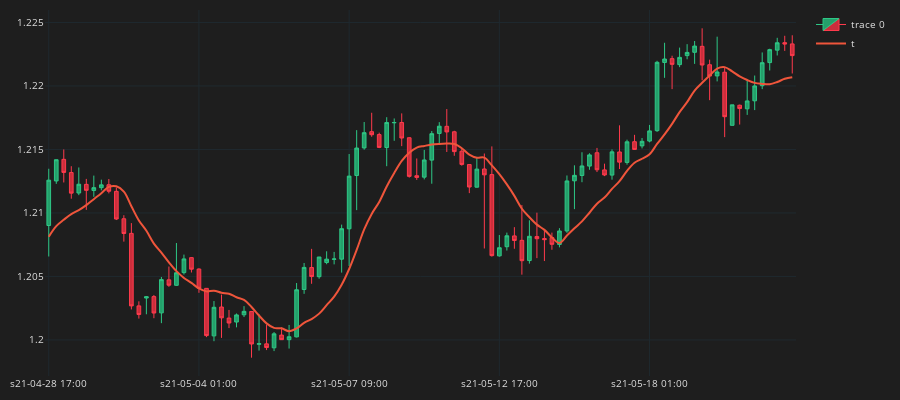

Source (notebook cell):
### Code cell
# cp.fig.add_trace(go.Scatter(
#     x= cp.df_plot.sTime,
#     y= cp.df_plot.MA_10,
#     line= dict(width=2),
#     line_shape= 'spline',
#     name= "MA_10"
# ))
cp.show_plot(line_traces=['MA_10'])
